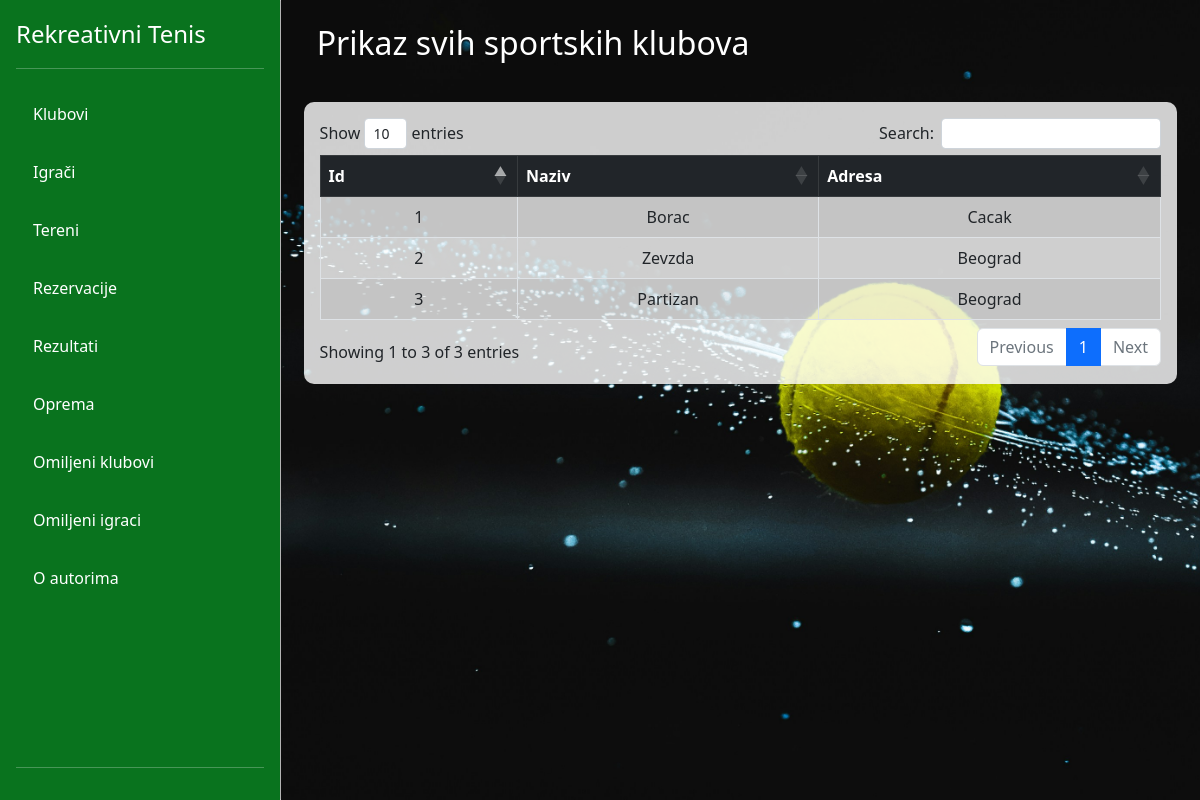
Before: /view-gosti/clubs.php with the older database file.
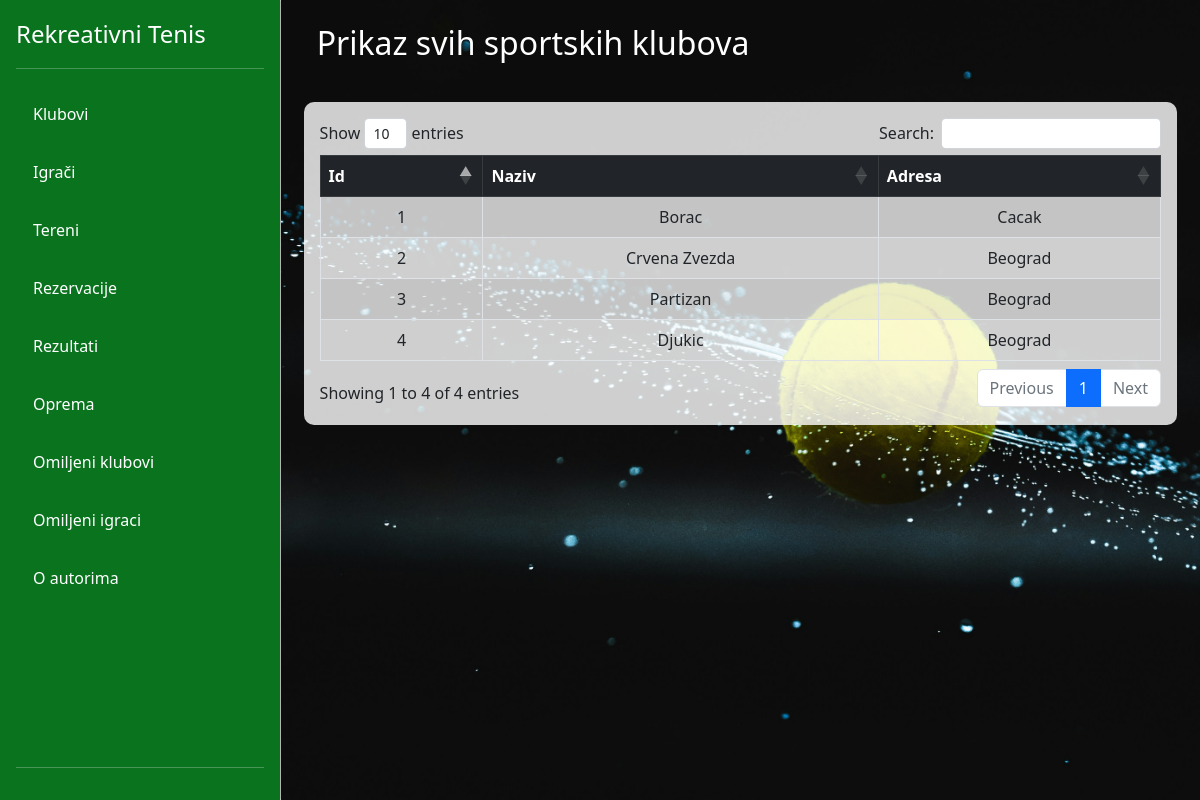
After: the same page with the newer database file.
### tables this page shows
CREATE TABLE `sportski_klubovi` (
  `id` int(11) NOT NULL,
  `naziv` varchar(255) NOT NULL,
  `adresa` varchar(255) NOT NULL
);

### config/DB.php (called while the page is built)
<?php
class DB{
    private static $factory;
    public static function createInstance($config = null)
    {
        $settings['dbname'] = 'rekreativnitenisdb';
        $settings['dbhost'] = '127.0.0.1';
        $settings['dbuser'] = 'root';
        $settings['dbpass'] = '';
        try{
            $dsn = 'mysql:dbname=' . $settings['dbname'] . ';host=' . $settings['dbhost'];
            $pdo = new PDO($dsn, $settings['dbuser'], $settings['dbpass'], array(PDO::MYSQL_ATTR_INIT_COMMAND => "SET NAMES utf8"));
            $pdo->setAttribute(PDO::ATTR_ERRMODE, PDO::ERRMODE_EXCEPTION);
            $pdo->setAttribute(PDO::ATTR_EMULATE_PREPARES, true);
            $pdo->setAttribute(PDO::ATTR_DEFAULT_FETCH_MODE, PDO::FETCH_ASSOC);
            self::$factory[$config] = $pdo;
            return self::$factory[$config];
        }
        catch (PDOException $e) {
            die ('Connection failed: ' . $e->getMessage());
        }
    }
}
?>

### DAO/SportskiKlubDAO.php (called while the page is built, shortened)
<?php
require_once '../config/DB.php';
class SportskiKlubDAO
{
    private $db;
    public function __construct()
    {
        $this->db = DB::createInstance();
    }
    public function getAllSportskiKlubovi()
    {
        $statement = $this->db->prepare('SELECT * FROM sportski_klubovi');
        $statement->execute();
        $res = $statement->fetchAll();
        return $res;
    }
}

### view-gosti/clubs.php (the view, shortened to what this page needs)
<?php
require_once './partials/navigacija.php';
require_once '../DAO/SportskiKlubDAO.php';
$klubDAO = new SportskiKlubDAO();
$klubovi = $klubDAO->getAllSportskiKlubovi();
?>
<div class="container-fluid" style="background-image: url('images/carousel3.jpg'); background-repeat: no-repeat; background-size: cover; overflow: hidden;">
    <div class="row">
        <h2 class="m-4 text-white">Prikaz svih sportskih klubova</h2>
        <div class="container-fluid mt-3 mb-5 p-3" style="background-color: rgba(255, 255, 255, 0.8); border-radius: 10px; width:95%;">
            <table id="kluboviTable" class="table table-bordered table-striped table-hover text-center">
                <thead class="table-dark">
                    <tr>
                        <th class="th-sm">Id</th>
                        <th class="th-sm">Naziv</th>
                        <th class="th-sm">Adresa</th>
                    </tr>
                </thead>
                <tbody>
                    <?php foreach ($klubovi as $item) : ?>
                        <tr>
                            <td><?= $item['id'] ?></td>
                            <td><?= $item['naziv'] ?></td>
                            <td><?= $item['adresa'] ?></td>
                        </tr>
                    <?php endforeach; ?>
                </tbody>
            </table>
        </div>
    </div>
</div>
<?php require_once './partials/footer.php'; ?>

Changed rows visible on the page:
changed sportski_klubovi id 2: naziv "Zevzda" → "Crvena Zvezda"
added sportski_klubovi: id "4", naziv "Djukic", adresa "Beograd"
Other visible differences:
text written by a page script: "Show entries Search: Showing 1 to 3 of 3 entries Previous 1 Next" → "Show entries Search: Showing 1 to 4 of 4 entries Previous 1 Next"
